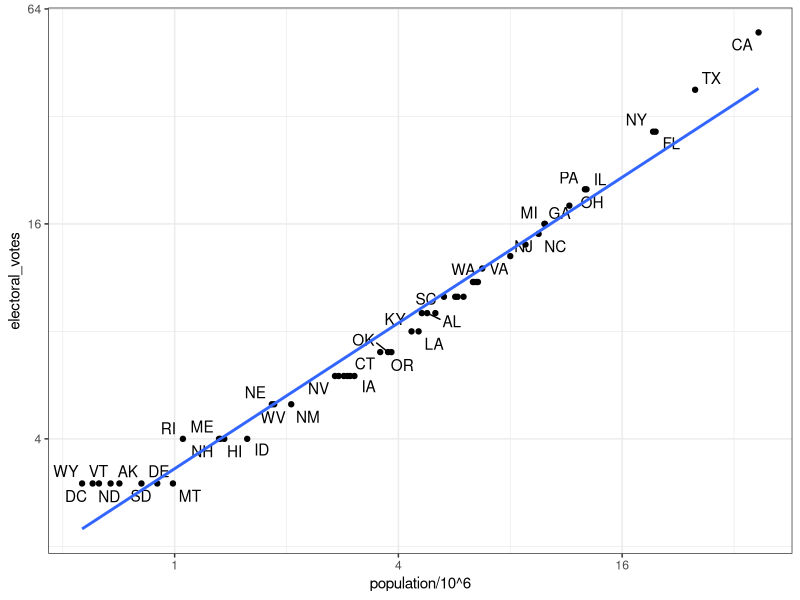

This chart was generated by the following R code:
## ---- chunk 1
# import US murders data
library(tidyverse)
library(ggrepel)
library(dslabs)
## ---- chunk 2
ds_theme_set()
data(murders)
head(murders)
## ---- chunk 3
data(polls_us_election_2016)
identical(results_us_election_2016$state, murders$state)
## ---- chunk 4
tab <- left_join(murders, results_us_election_2016, by = "state")
head(tab)
## ---- chunk 5
tab %>% ggplot(aes(population/10^6, electoral_votes, label = abb)) +
  geom_point() +
  geom_text_repel() + 
  scale_x_continuous(trans = "log2") +
  scale_y_continuous(trans = "log2") +
  geom_smooth(method = "lm", se = FALSE)
## ---- chunk 6
tab1 <- slice(murders, 1:6) %>% select(state, population)
tab1
tab2 <- slice(results_us_election_2016, c(1:3, 5, 7:8)) %>% select(state, electoral_votes)
tab2
## ---- chunk 7
left_join(tab1, tab2)
tab1 %>% left_join(tab2)
tab1 %>% right_join(tab2)
inner_join(tab1, tab2)
semi_join(tab1, tab2)
anti_join(tab1, tab2)
## ---- chunk 8
bind_cols(a = 1:3, b = 4:6)

tab1 <- tab[, 1:3]
tab2 <- tab[, 4:6]
tab3 <- tab[, 7:9]
new_tab <- bind_cols(tab1, tab2, tab3)
head(new_tab)

tab1 <- tab[1:2,]
tab2 <- tab[3:4,]
bind_rows(tab1, tab2)
## ---- chunk 9
intersect(1:10, 6:15)
intersect(c("a","b","c"), c("b","c","d"))
tab1 <- tab[1:5,]
tab2 <- tab[3:7,]
intersect(tab1, tab2)
## ---- chunk 10
union(1:10, 6:15)
union(c("a","b","c"), c("b","c","d"))
tab1 <- tab[1:5,]
tab2 <- tab[3:7,]
union(tab1, tab2)
## ---- chunk 11
setdiff(1:10, 6:15)
setdiff(6:15, 1:10)
tab1 <- tab[1:5,]
tab2 <- tab[3:7,]
setdiff(tab1, tab2)
## ---- chunk 12
setequal(1:5, 1:6)
setequal(1:5, 5:1)
setequal(tab1, tab2)
